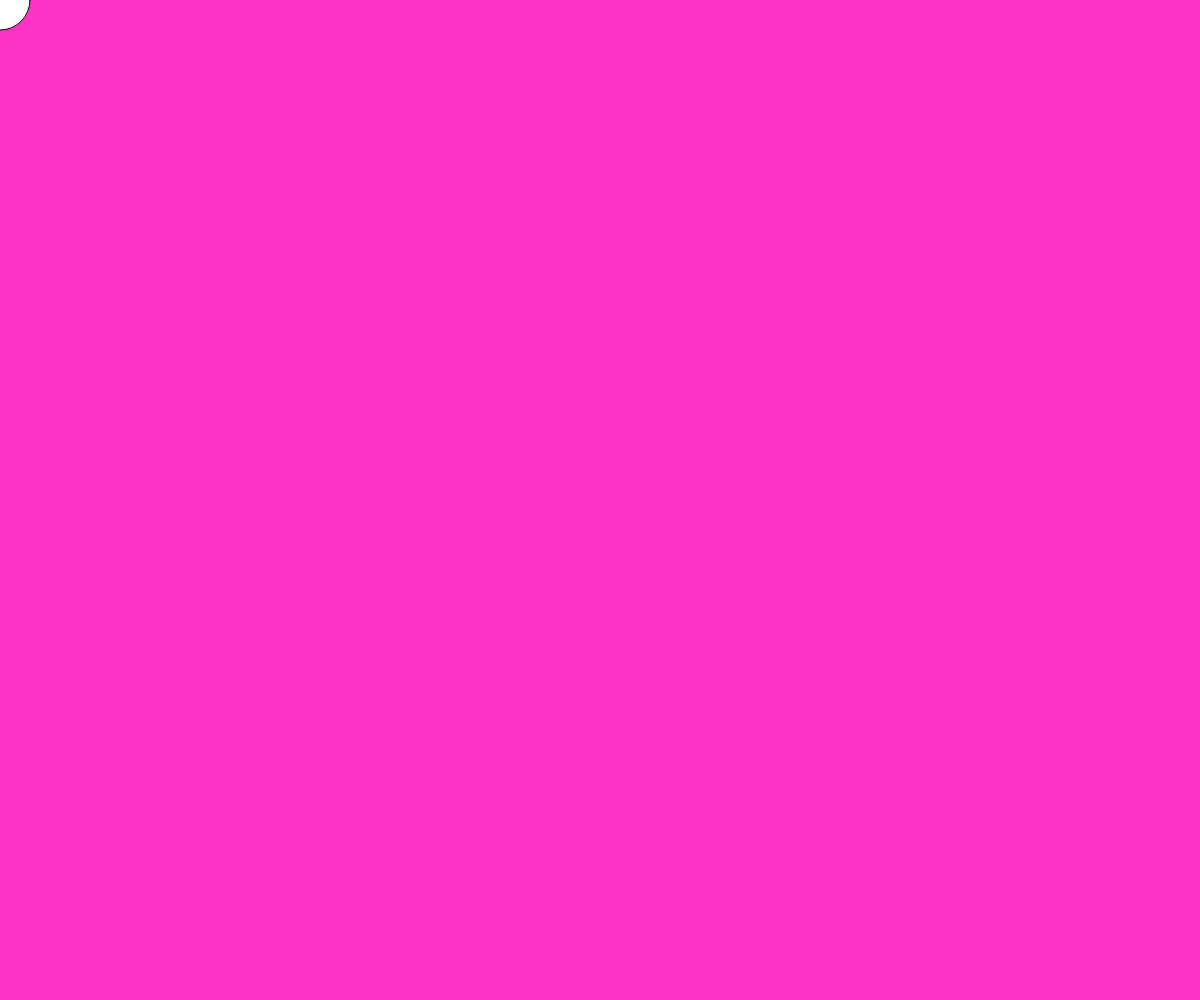
Frame 1 (no input)
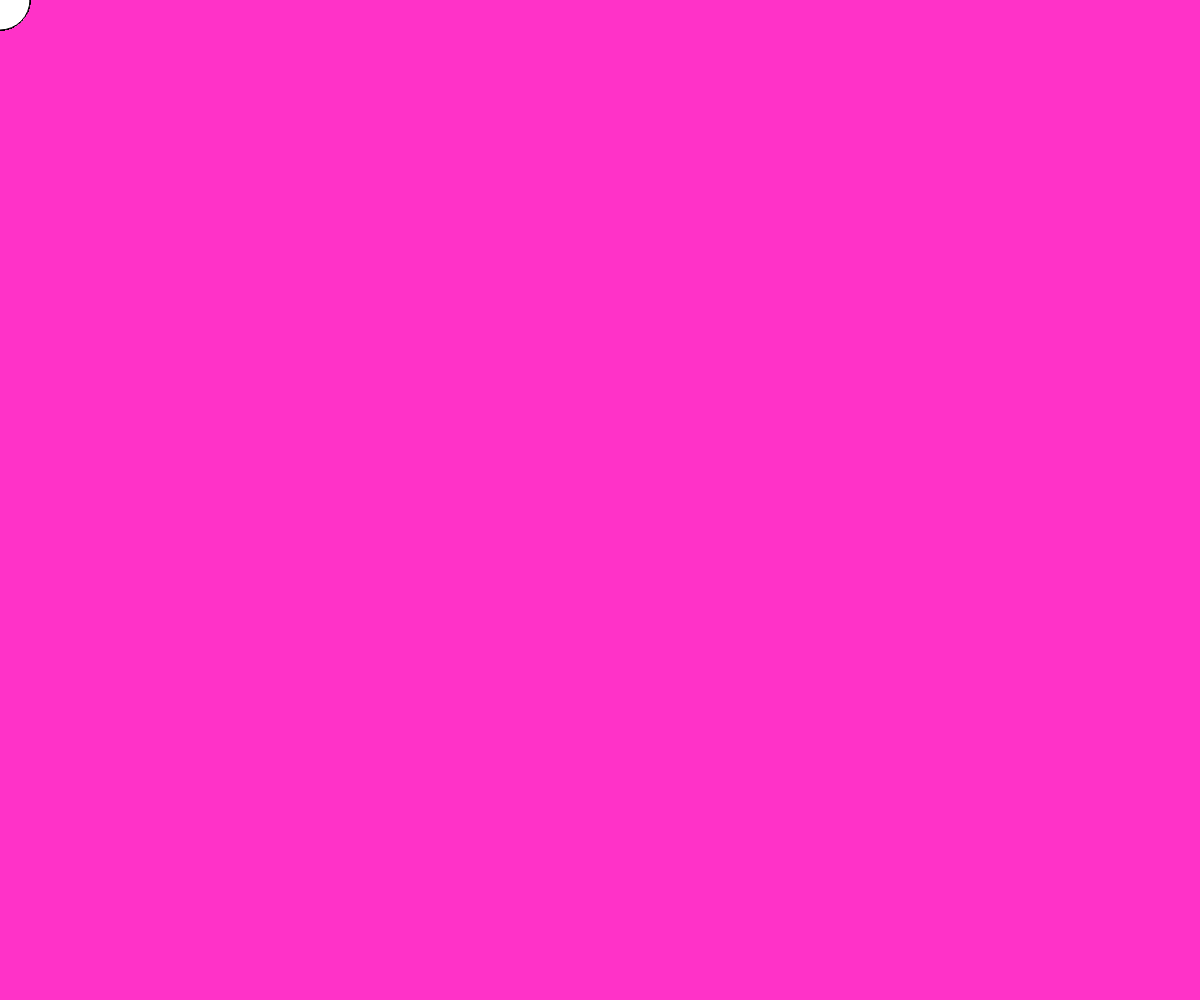
Frame 60 (no input)
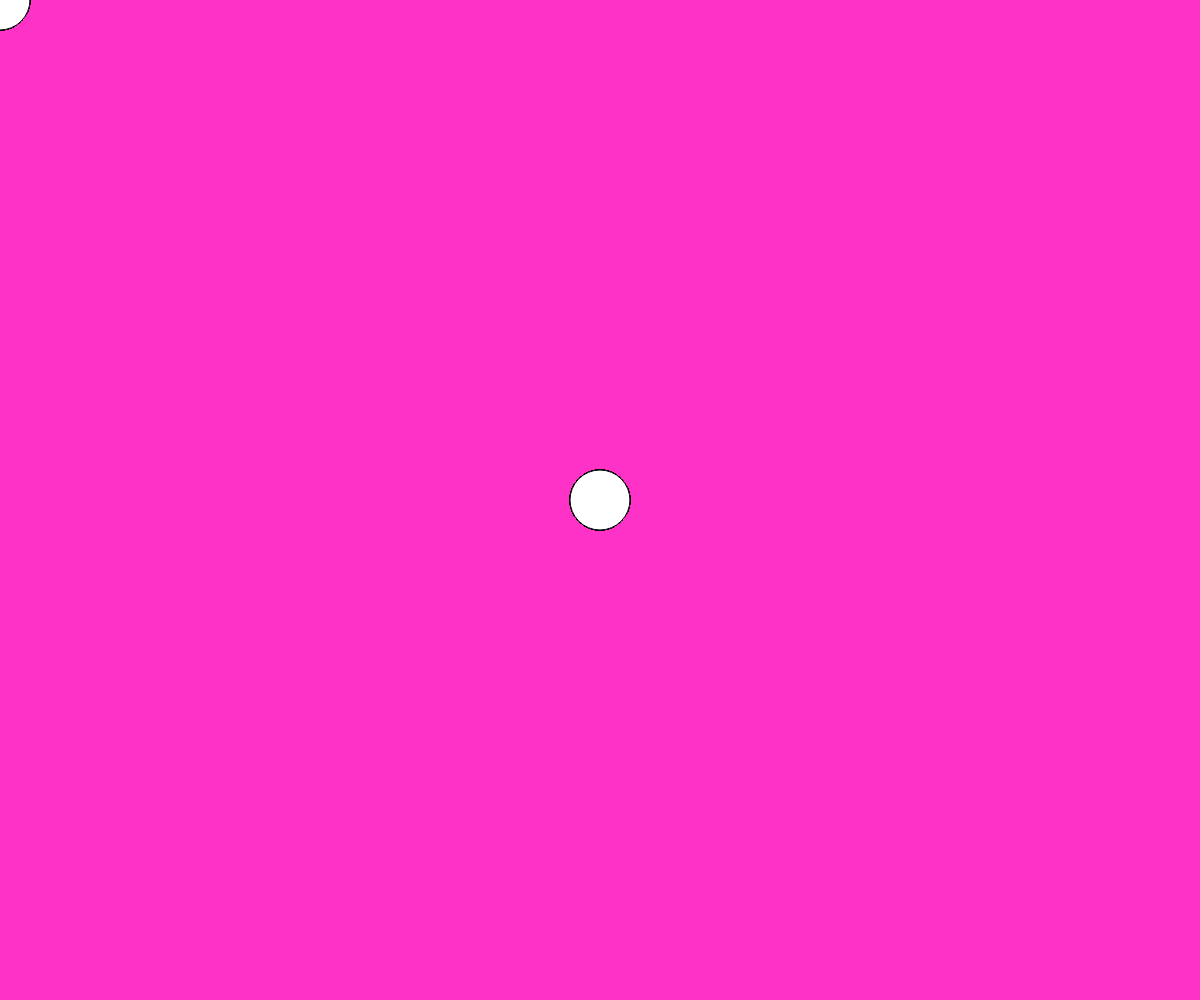
Frame 120 (the mouse pressed at the canvas centre since frame 60)

The p5.js sketch that drew these frames (run headless with seeded random() and noise() and a simulated clock; from frame 60 on, the mouse is pressed at the canvas centre):

// p5.js sketch
// ── sketch.js
function setup() {
  createCanvas(windowWidth, windowHeight);
  background(255, 50, 200);
}

function draw() {
  circle(mouseX, mouseY, 60);
}

function windowResized() {
  resizeCanvas(windowWidth, windowHeight);
}
